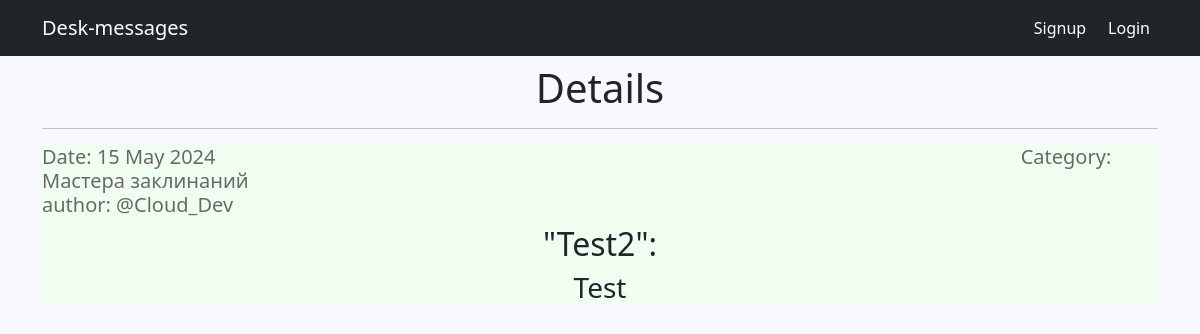
The app's page /2/, older data.
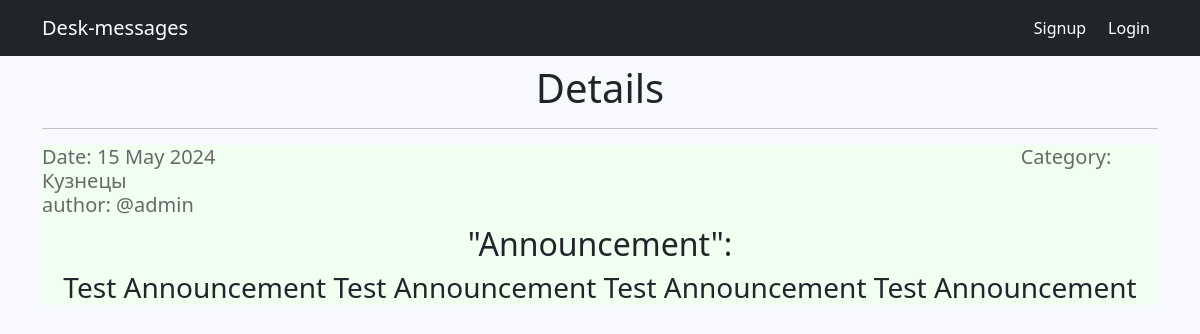
The same page, newer data.
### announcements/models.py (models this page shows, shortened)
class Announcement(models.Model):
    time_in = models.DateTimeField(auto_now_add=True)
    title = models.CharField(max_length=115)
    announcement_text = RichTextUploadingField()
    author = models.ForeignKey(Author, on_delete=models.CASCADE, related_name='announcements')
    category = models.ForeignKey(Category, on_delete=models.CASCADE, related_name='announcements')

class Category(models.Model):
    tanks = "TA"
    healths = "HE"
    dd = "DD"
    merchants = "ME"
    guild_masters = "GM"
    quests_givers = "QG"
    blacksmiths = "BS"
    tanners = "TN"
    potion_makers = "PM"
    spell_masters = "SM"
    POSITIONS = [
        (tanks, "Танки"),
        (healths, "Хиллы"),
        (dd, "ДД"),
        (merchants, "Торговцы"),
        (guild_masters, "Гилдмастеры"),
        (quests_givers, "Квестгиверы"),
        (blacksmiths, "Кузнецы"),
        (tanners, "Кожевники"),
        (potion_makers, "Зельевары"),
        (spell_masters, "Мастера заклинаний"),
    ]
    category_name = models.CharField(max_length=2,
                                     choices=POSITIONS,
                                     unique=True,
                                     default=tanks)
    def __str__(self):
        return self.get_category_name_display()

class Author(models.Model):
    author_name = models.OneToOneField(User, on_delete=models.CASCADE)
    def __str__(self):
        return self.author_name.username

### announcements/views.py (the view)
# urls.py: path('<int:pk>/', AnnouncementDetail.as_view(), name='announcement_detail'),
class AnnouncementDetail(DetailView):
    model = Announcement
    template_name = 'announcements/detail.html'
    context_object_name = 'announcement'

### templates/announcements/detail.html (shortened to what this page needs)
{% extends 'default.html' %}
{% block content %}
    <h1>
        Details
    </h1>
    <hr/>
    <div align="left" style="background-color: #F0FFF0">
        <h5 style="color: #696969">
            Date: {{ announcement.time_in|date:'d M Y' }} <span style='padding-left:800px;'> Category: {{ announcement.category }} </span>
            <br>
            author: @{{ announcement.author }}
        </h5>
        <h2 style="text-align: center;">
            "{{ announcement.title }}":
        </h2>
        <h3 style="text-align: center;">
            {{announcement.announcement_text|safe }}
        </h3>
    </div>
{% endblock content %}

Row changes from the older to the newer data that the page shows:
changed Announcement: category "Мастера заклинаний" → "Кузнецы"; author "Cloud_Dev" → "admin"; title "Test2" → "Announcement"; announcement_text "Test" → "Test Announcement Test Announcement Test Announcement Test Announcement"
